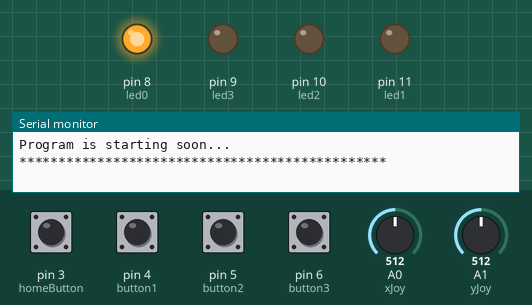
The sketch below on a simulated Arduino Uno, built with avr-gcc and run on an emulated ATmega328P. Parts: output pins drawn as LEDs (lit = HIGH), the last lines printed to the serial monitor. The inputs (shaded band) are chosen by the test bench; at power-on: pin 3 (homeButton), pin 4 (button1), pin 5 (button2), pin 6 (button3) LOW, A0 (xJoy) = 512, A1 (yJoy) = 512.

Above: at 2.2 s.
2.3 s: pin 5 (button2) pulled HIGH for 0.15 s
At 3.3 s:
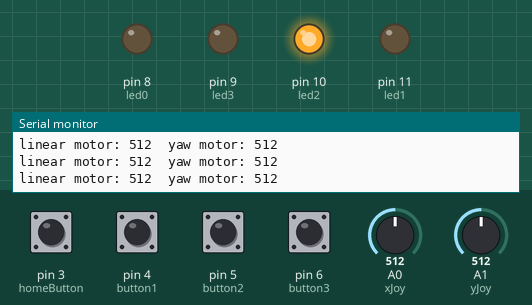
3.9 s: pin 6 (button3) pulled HIGH for 0.15 s
At 4.5 s:
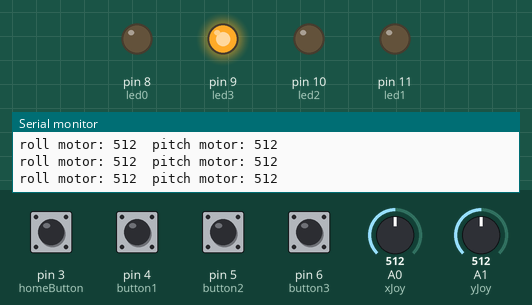
5.5 s: pin 4 (button1) pulled HIGH for 0.15 s
At 6.6 s:
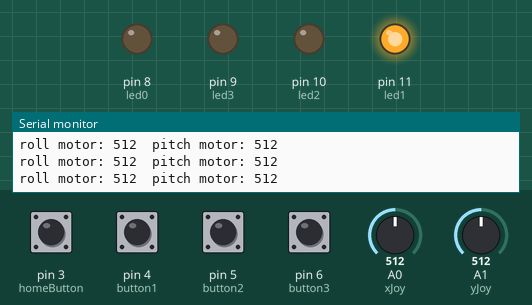
7.1 s: A0 (xJoy) set to 794
8.6 s: A0 (xJoy) set to 831
Timing chart, 0 to 11.1 s (numbered marks = the images above; inputs shaded):
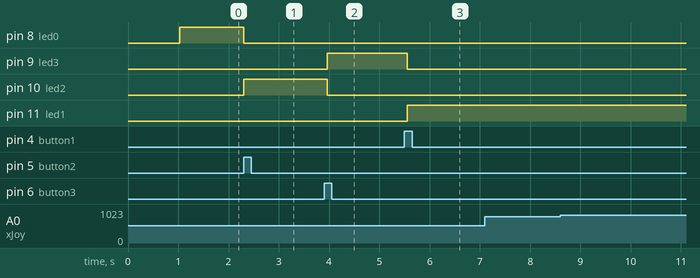

Measured:
- after the input at 2.3 s, pin 8 (led0): HIGH → LOW at once; pin 10 (led2): LOW → HIGH at once
- after the input at 3.9 s, pin 9 (led3): LOW → HIGH after 0.07 s; pin 10 (led2): HIGH → LOW after 0.07 s
- after the input at 5.5 s, pin 9 (led3): HIGH → LOW after 0.06 s; pin 11 (led1): LOW → HIGH after 0.06 s
- after the input at 7.1 s, every drawn part: stays the same

The sketch:

rasm_joystick.ino
```cpp
//****************** GLOBAL VARS **************//
unsigned char homeButton = 3;   // button for stage 0
unsigned char button1 = 4;      // button for stage 1
unsigned char button2 = 5 ;      // button for stage 2
unsigned char button3 = 6;      // button for stage 3
unsigned char led0 = 8;   // light indicator for homebutton
unsigned char led1 = 11;   // light indicator for stage 1
unsigned char led2 = 10;   // light indicator for stage 2
unsigned char led3 = 9;   // light indicator for stage 3
unsigned char xJoy = A0;  // analogPin for the joystick x-value
unsigned char yJoy = A1;  // analog pin for the joystick y-value
int stage = 0; // description for the stages are as follow;
      // stage = 0; home
      // stage = 1; shoulder, elbow
      // stage = 2; linear act, yaw
      // stage = 3; pitch, roll
int xMiddle = 0;    // the analog reading value from 0 - 1023, this is when the value is in the middle
int yMiddle = 0;    // the analog reading value from 0 - 1023, this is when the value is the middle

/////////////////////////////////////////////
//****************** SETTUPP **************//
/////////////////////////////////////////////
void setup() {
  // put your setup code here, to run once:
  pinMode(homeButton, INPUT);
  pinMode(button1, INPUT);
  pinMode(button2, INPUT);
  pinMode(button3, INPUT);
  pinMode(xJoy,INPUT);
  pinMode(yJoy,INPUT);
  pinMode(led0, OUTPUT);
  pinMode(led1, OUTPUT);
  pinMode(led2, OUTPUT);
  pinMode(led3, OUTPUT);

  xMiddle = analogRead(xJoy);
  yMiddle = analogRead(yJoy);
  Serial.begin(9600);
  Serial.println("Program is starting soon... \n\n\n\n\n\n\n\n\n");
  Serial.println("***********************************************\n");
  delay(1000);
 } // end of setup function

/////////////////////////////////////////////
//****************** LOOOOOP **************//
/////////////////////////////////////////////
void loop() {
  //****************** STAGE 0 **************//
  while(stage == 0){
    readLevelButton();
    ledStage0();
    stopAllMotors();
  }// end stage = 0

  //****************** STAGE 1 **************//
  while(stage == 1){
    readLevelButton();
    ledStage1();
    int speed = 0;
    int xRead = analogRead(xJoy);
    int yRead = analogRead(yJoy);
    int xValJoy = abs(xRead - xMiddle);
    int yValJoy = abs(yRead - yMiddle);

    if(xValJoy > 300 && xValJoy > yValJoy){
      while(xRead > 600){
          speed = speed + 1;
          if(speed > 125){
            speed = 125;
          }
          Serial.print(speed);
          Serial.println("\tx positive");
          xRead = analogRead(xJoy);
          if(xRead < 600){
            while(speed > 0){
              speed = speed-10;
              if(speed <= 0){
                speed = 0;
              }
              Serial.print(speed); Serial.println(" stopping");
            }
          }
      }
      while(xRead < 400){
          speed = speed + 1;
          if(speed > 125){
            speed = 125;
          }
          Serial.print(speed);
          Serial.println("\tx negative");
          xRead = analogRead(xJoy);
          if(xRead > 400){
            while(speed > 0){
              speed = speed-10;
              if(speed <= 0){
                speed = 0;
              }
              Serial.print(speed); Serial.println(" stopping");
            }
          }
      }

    }else if(yValJoy > 300 && yValJoy > xValJoy){
      while(yRead > 600){
          speed = speed + 1;
          if(speed > 125){
            speed = 125;
          }
          Serial.print(speed);
          Serial.println("\ty positive");
          yRead = analogRead(yJoy);
      }
      while(yRead < 400){
          speed = speed + 1;
          if(speed > 125){
            speed = 125;
          }
          Serial.print(speed);
          Serial.println("\ty negative");
          yRead = analogRead(yJoy);
      }
    }
  } // end stage = 1

  //****************** STAGE 2 **************//
  while(stage == 2){
    readLevelButton();
    ledStage2();
    int xValJoy = analogRead(xJoy);
    int yValJoy = analogRead(yJoy);
    Serial.print("linear motor: ");
    Serial.print(xValJoy);
    Serial.print("\tyaw motor: ");
    Serial.println(yValJoy);
  } // end stage = 2

  //****************** STAGE 3 **************//
  while(stage == 3){
    readLevelButton();
    ledStage3();
    int xValJoy = analogRead(xJoy);
    int yValJoy = analogRead(yJoy);
    Serial.print("roll motor: ");
    Serial.print(xValJoy);
    Serial.print("\tpitch motor: ");
    Serial.println(yValJoy);
  } // end stage = 3

} // end of loop

//****************** USER DEFINED FUNCTION **************//
void readLevelButton(){
  int val = digitalRead(homeButton);
  if(val == 1){
    stage = 0;
    return;
  }
  int val1 = digitalRead(button1);
  if(val1 == 1){
    stage = 1;
    return;
  }
  int val2 = digitalRead(button2);
  if(val2 == 1){
    stage = 2;
    return;
  }
  int val3 = digitalRead(button3);
  if(val3 == 1){
    stage = 3;
    return;
  }
} // END OF readLevelButton;

void ledStage0(){
    digitalWrite(led0, HIGH);
    digitalWrite(led1, LOW);
    digitalWrite(led2, LOW);
    digitalWrite(led3, LOW);
} // END of led stage 0

void ledStage1(){
    digitalWrite(led0, LOW);
    digitalWrite(led1, HIGH);
    digitalWrite(led2, LOW);
    digitalWrite(led3, LOW);
} // END of led stage 1

void ledStage2(){
    digitalWrite(led0, LOW);
    digitalWrite(led1, LOW);
    digitalWrite(led2, HIGH);
    digitalWrite(led3, LOW);
} // END of led stage 2

void ledStage3(){
    digitalWrite(led0, LOW);
    digitalWrite(led1, LOW);
    digitalWrite(led2, LOW);
    digitalWrite(led3, HIGH);
} // END of led stage 3

void stopAllMotors(){
  // will have the digitalwrite for the motors
  /*md.setM1Speed(0);
  md.setM2Speed(0);
  md.setM3Speed(0);
  md.setM4Speed(0);
  md.setM5Speed(0);
  md.setM6Speed(0);
  */
}// END of stop all motors
```
